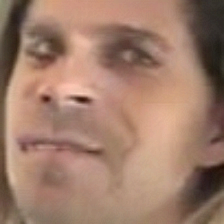
#> input picture AEGenerator/adv_test_0.01.png, 224 x 224 px
$ python ImageAnalyzer.py ../AEGenerator/adv_test_0.01.png
#> lines starting #> are read from the running program, lines starting #| are printed output that depends on the picture; after the words box and inside, x2 and y2 are one past the last pixel; in counts of white or black regions, pixels touching at a corner belong together
### FeatureExtraction/modules/ImageFeatures.py
import cv2
import numpy as np
import skimage.measure
import matplotlib.pyplot as plt
import time
import math


def mean2d(image):
    pixel_sum = 0
    size = 0
    for row in image:
        for pixel in row:
            pixel_sum += pixel
            size += 1

    return pixel_sum / size


def dct2d(image):
    image = cv2.cvtColor(image, cv2.COLOR_BGR2GRAY)
    image = np.float32(image) / 255.0
    dct = cv2.dct(image)
    image = np.uint8(dct * 255.0)

    return image

def dctBias2d(image, verbose=False):
    start = time.time()

    dct = dct2d(image)

    h, w = len(dct), len(dct[0])

    lst_x = []
    lst_y = []

    for i in range(len(dct)):
        for j in range(len(dct[0])):
            for _ in range(dct[i][j]):
                lst_x.append(i)
                lst_y.append(j)

    mean_x = sum(lst_x) / len(lst_x)
    mean_y = sum(lst_y) / len(lst_y)

    if verbose:
        print("CPU Time:", time.time() - start)

    return math.sqrt(((h/2) - mean_y)**2 + ((w/2) - mean_x)**2)


def entropy(image):
    image = cv2.cvtColor(image, cv2.COLOR_BGR2GRAY)
    return skimage.measure.shannon_entropy(image)


def variance(image):
    image = cv2.cvtColor(image, cv2.COLOR_BGR2GRAY)
    mean = mean2d(image)
    sum_distance = 0
    size = 0
    for row in image:
        for pixel in row:
            sum_distance += ((pixel - mean) ** 2)
            size += 1

    return sum_distance / size


def colorCompose(image):
    h, w = len(image), len(image[0])

    total = [0, 0, 0]
    b, g, r = cv2.split(image)
    for i in range(w):
        for j in range(h):
            total[0] += b[i][j]
            total[1] += g[i][j]
            total[2] += r[i][j]

    total_pix = sum(total)
    total = [val / total_pix * 100 for val in total]

    return total


class edge():
    @staticmethod
    def __autoCanny(image, sigma=0.20, verbose=False):
        med = np.median(image)
        l = int(max(0, (1.0 - sigma) * med))
        u = int(min(255, (1.0 + sigma) * med))

        e = cv2.Canny(image, l, u)

        if verbose:
            print("l:", l, "u:", u)
            plt.imshow(e)
            plt.show()

        return e

    @staticmethod
    def density(image):
        h, w = len(image), len(image[0])

        e = edge.__autoCanny(image)

        total_slc = 0
        slc_include_edge = 0

        for i in range(w):
            for j in range(h):
                if e[i][j] == 255:
                    slc_include_edge += 1
                total_slc += 1

        return (slc_include_edge / total_slc) * 100

    @staticmethod
    def noise(image):
        h, w = len(image), len(image[0])

        e = edge.__autoCanny(image)

        base = cv2.getGaussianKernel(5, 5)
        kernel = np.outer(base, base.transpose())

        arr = cv2.filter2D(e, -1, kernel)

        edgecount = 0.0
        arrcount = 0.0

        for i in range(w):
            for j in range(h):
                if arr[i][j] > 55:
                    arrcount += 1
                    arr[i][j] = 255
                else:
                    arr[i][j] = 0

                if e[i][j] == 255:
                    edgecount += 1

        return (arrcount - edgecount) / (edgecount + 1) * 100

    # [37 lines left out: function gradient, not called in this run]


    @staticmethod
    def entropy(image):
        e = edge.__autoCanny(image)
        return skimage.measure.shannon_entropy(e)

    # [7 lines left out: function visualize, not called in this run]

### FeatureExtraction/ImageAnalyzer.py
import cv2
import sys
from modules import ImageFeatures

img = None

is_adv = 0

if len(sys.argv) != 2:
    print("Usage: python ImageAnalyzer.py [FILENAME]")
    exit(1)
else:
    img = cv2.imread(sys.argv[1])
#> img is the input picture: shape (224, 224, 3); mean B, G, R 106.5, 124.6, 159.7
    if sys.argv[1].startswith("../AEGenerator/adv"):
        is_adv = 1

cc = ImageFeatures.colorCompose(img)
#> in colorCompose, `h, w = len(image), len(image[0])`: h = 224
#> in colorCompose, `b, g, r = cv2.split(image)`:
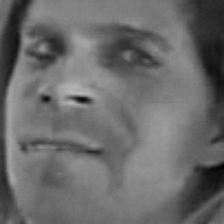
#> b: shape (224, 224); min 0, max 188, mean 106.5
#> in colorCompose, `b, g, r = cv2.split(image)`:
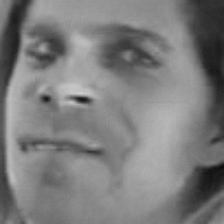
#> g: shape (224, 224); min 10, max 208, mean 124.6
#> in colorCompose, `b, g, r = cv2.split(image)`:
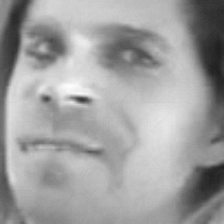
#> r: shape (224, 224); min 30, max 255, mean 159.7
#> after the loop in colorCompose, `for i in range(w):`: total = [5341602, 6254174, 8014965]
#> in colorCompose, `total_pix = sum(total)`: total_pix = 19610741
#> in colorCompose, `total = [val / total_pix * 100 for val in total]`: total = [27.24, 31.89, 40.87]
#> cc = [27.24, 31.89, 40.87]

f = open('analysis_result_0.01.csv', 'a')
f.write(
    str(ImageFeatures.entropy(img)) + ',' + str(ImageFeatures.variance(img)) + ',' + str(ImageFeatures.dctBias2d(img)) + ',' +
    str(ImageFeatures.edge.density(img)) + ',' + str(cc[0]) + ',' + str(cc[1]) + ',' +
    str(cc[2]) + ',' + str(ImageFeatures.edge.noise(img)) + ',' + str(ImageFeatures.edge.entropy(img)) + ',' + str(is_adv) + '\n'
)
#> after the loop in mean2d, `for row in image:`: pixel_sum = 6677071; size = 50176
#> in variance, `mean = mean2d(image)`: mean = 133.1
#> after the loop in variance, `for row in image:`: size = 50176; sum_distance = 73144051.6
#> in dct2d, `dct = cv2.dct(image)`:
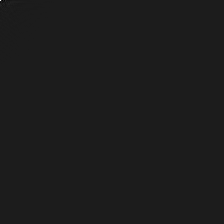
#> dct: shape (224, 224) float32; min -14.52, max 116.9, mean 0; drawn with min black and max white
#> in dct2d, `image = np.uint8(dct * 255.0)`:
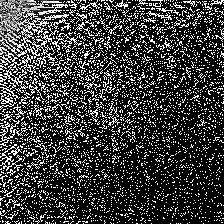
#> image: shape (224, 224); min 0, max 255, mean 60
#> in dctBias2d, `h, w = len(dct), len(dct[0])`: h = 224
#> after the loop in dctBias2d, `for i in range(len(dct)):`: lst_x = 3008877 items
#> in dctBias2d, `mean_x = sum(lst_x) / len(lst_x)`: mean_x = 93.27
#> in dctBias2d, `mean_y = sum(lst_y) / len(lst_y)`: mean_y = 92.91
#> in density, `h, w = len(image), len(image[0])`: h = 224
#> in __autoCanny, `med = np.median(image)`: med = 131
#> in __autoCanny, `l = int(max(0, (1.0 - sigma) * med))`: l = 104
#> in __autoCanny, `u = int(min(255, (1.0 + sigma) * med))`: u = 157
#> in __autoCanny, `e = cv2.Canny(image, l, u)`:
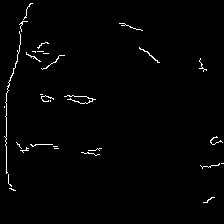
#> e: shape (224, 224); 1.3% white in thin lines or dots, all inside (x1, y1, x2, y2) = (4, 3, 224, 203)
#> in noise, `h, w = len(image), len(image[0])`: h = 224
#> after the loop in noise, `for i in range(w):`:
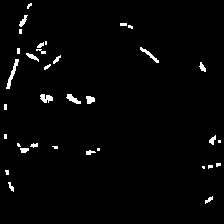
#> arr: shape (224, 224); 2.1% white; 34 white regions (15 under 20 px), largest, box (x1, y1, x2, y2) and area: (6, 59, 19, 89) 109, (40, 94, 53, 103) 78, (140, 47, 159, 63) 73
